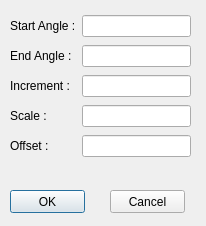
<?xml version="1.0" encoding="UTF-8"?>
<ui version="4.0">
 <class>MirrorConfigDialog</class>
 <widget class="QDialog" name="MirrorConfigDialog">
  <property name="geometry">
   <rect>
    <x>0</x>
    <y>0</y>
    <width>206</width>
    <height>226</height>
   </rect>
  </property>
  <property name="windowTitle">
   <string>Mirror Scan Parameters</string>
  </property>
  <widget class="QPushButton" name="okButton">
   <property name="geometry">
    <rect>
     <x>10</x>
     <y>190</y>
     <width>75</width>
     <height>23</height>
    </rect>
   </property>
   <property name="text">
    <string>OK</string>
   </property>
  </widget>
  <widget class="QPushButton" name="cancelButton">
   <property name="geometry">
    <rect>
     <x>110</x>
     <y>190</y>
     <width>75</width>
     <height>23</height>
    </rect>
   </property>
   <property name="text">
    <string>Cancel</string>
   </property>
  </widget>
  <widget class="QWidget" name="">
   <property name="geometry">
    <rect>
     <x>10</x>
     <y>13</y>
     <width>181</width>
     <height>151</height>
    </rect>
   </property>
   <layout class="QGridLayout" name="gridLayout">
    <item row="0" column="0">
     <widget class="QLabel" name="label">
      <property name="text">
       <string>Start Angle :</string>
      </property>
     </widget>
    </item>
    <item row="0" column="1">
     <widget class="QLineEdit" name="startangLE"/>
    </item>
    <item row="1" column="0">
     <widget class="QLabel" name="label_2">
      <property name="text">
       <string>End Angle :</string>
      </property>
     </widget>
    </item>
    <item row="1" column="1">
     <widget class="QLineEdit" name="endangLE"/>
    </item>
    <item row="2" column="0">
     <widget class="QLabel" name="label_3">
      <property name="text">
       <string>Increment :</string>
      </property>
     </widget>
    </item>
    <item row="2" column="1">
     <widget class="QLineEdit" name="incLE"/>
    </item>
    <item row="3" column="0">
     <widget class="QLabel" name="label_4">
      <property name="text">
       <string>Scale :</string>
      </property>
     </widget>
    </item>
    <item row="3" column="1">
     <widget class="QLineEdit" name="mirScaleLE"/>
    </item>
    <item row="4" column="0">
     <widget class="QLabel" name="label_5">
      <property name="text">
       <string>Offset :</string>
      </property>
     </widget>
    </item>
    <item row="4" column="1">
     <widget class="QLineEdit" name="mirOffLE"/>
    </item>
   </layout>
  </widget>
 </widget>
 <resources/>
 <connections/>
</ui>
